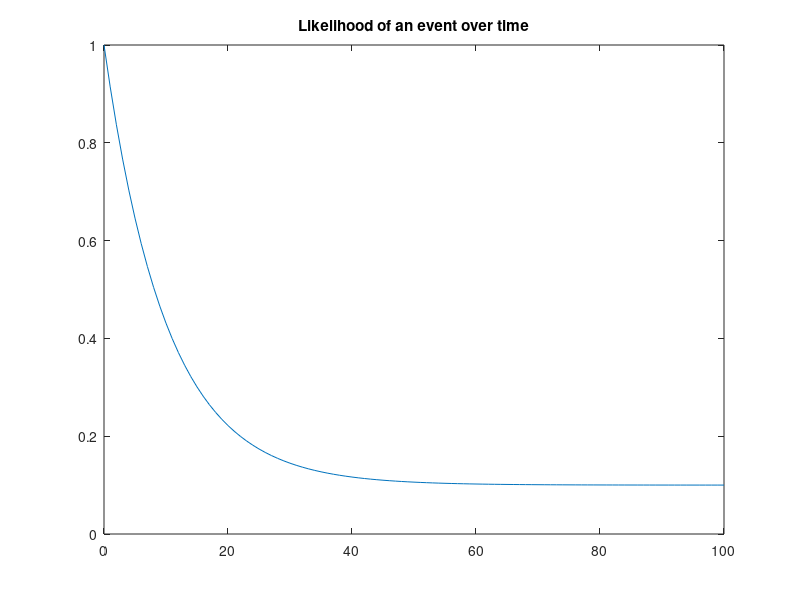
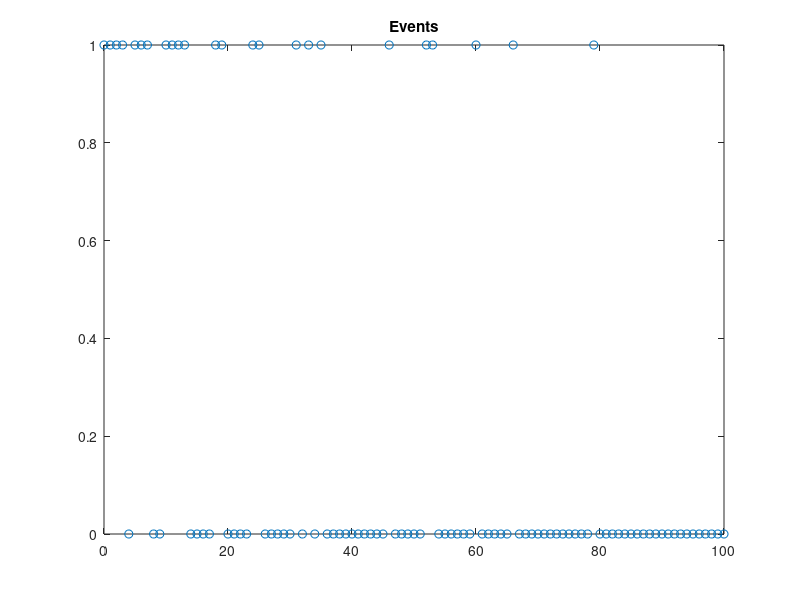

Here is the MATLAB script that generated these plots, in order:
%Let's simulate some data

t=0:100; % time series

%Paramters of our exponential
a=.1;
b=.9;
c=10;
w=a+b.*exp(-t./c);

figure;
plot(t,w);
title('Likelihood of an event over time');

%simulated measurements
%Randomly draw a number between 0 and 1
% if its smaller than w, than score is 1
%Otherwise score it as zero.
% This is equivalent to getting a 1 with probability w
q=zeros(size(w));
q( find(rand(size(w))<w) )=1;

%%%%%%%%% FIREWALL.. treat t & q as real measurements

figure;
plot(t,q,'o');
title('Events');
%now use q, and t to do a Maximum Likelihood Estimate

%NOTE.. ANDY.. don't start my time series at zero, because otherwise
%There will be zero likelihood of getting no response at the first stimuli
%I will need to start my time series some standard time away.


